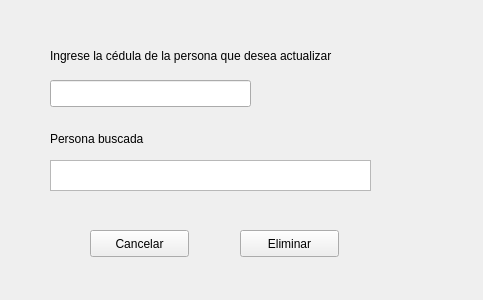
<?xml version="1.0" encoding="UTF-8"?>
<ui version="4.0">
 <class>Form</class>
 <widget class="QWidget" name="Form">
  <property name="geometry">
   <rect>
    <x>0</x>
    <y>0</y>
    <width>483</width>
    <height>300</height>
   </rect>
  </property>
  <property name="windowTitle">
   <string>Form</string>
  </property>
  <widget class="QLineEdit" name="lineEdit">
   <property name="geometry">
    <rect>
     <x>50</x>
     <y>80</y>
     <width>201</width>
     <height>27</height>
    </rect>
   </property>
  </widget>
  <widget class="QLabel" name="label_2">
   <property name="geometry">
    <rect>
     <x>50</x>
     <y>130</y>
     <width>161</width>
     <height>17</height>
    </rect>
   </property>
   <property name="text">
    <string>Persona buscada</string>
   </property>
  </widget>
  <widget class="QTextBrowser" name="textBrowser">
   <property name="geometry">
    <rect>
     <x>50</x>
     <y>160</y>
     <width>321</width>
     <height>31</height>
    </rect>
   </property>
  </widget>
  <widget class="QLabel" name="label">
   <property name="geometry">
    <rect>
     <x>50</x>
     <y>40</y>
     <width>371</width>
     <height>31</height>
    </rect>
   </property>
   <property name="text">
    <string>Ingrese la cédula de la persona que desea actualizar</string>
   </property>
  </widget>
  <widget class="QPushButton" name="pushButton">
   <property name="geometry">
    <rect>
     <x>90</x>
     <y>230</y>
     <width>99</width>
     <height>27</height>
    </rect>
   </property>
   <property name="text">
    <string>Cancelar</string>
   </property>
  </widget>
  <widget class="QPushButton" name="pushButton_2">
   <property name="geometry">
    <rect>
     <x>240</x>
     <y>230</y>
     <width>99</width>
     <height>27</height>
    </rect>
   </property>
   <property name="text">
    <string>Eliminar</string>
   </property>
  </widget>
 </widget>
 <resources/>
 <connections/>
</ui>
